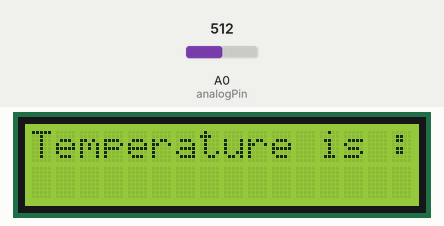
Recording of a sketch running on a simulated Arduino Uno, built with avr-gcc and run on an emulated ATmega328P. Parts: 16×2 character LCD. The test bench sets the inputs (shaded band); at power-on: A0 (analogPin) = 512. What the sketch prints to the serial monitor is not drawn.

Above: at 0.1 s.
At 2.6 s:
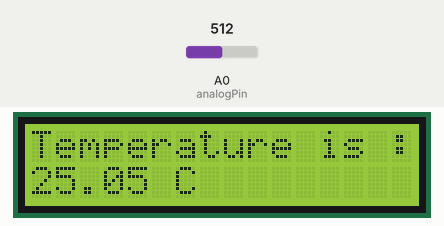

The sketch:

Arduino_code.ino
```cpp
// include the library code:
#include <LiquidCrystal.h>

// initialize the library by associating any needed LCD interface pin
// with the arduino pin number it is connected to
const int rs = 12, en = 11, d4 = 5, d5 = 4, d6 = 3, d7 = 2;
LiquidCrystal lcd(rs, en, d4, d5, d6, d7);


void getTemp(float * t)
{

  const int analogPin = 0; // replace 0 with analog pin
  const float invBeta = 1.00 / 3380.00;   // replace "Beta" with beta of thermistor

  const  float adcMax = 1023.00;
  const float invT0 = 1.00 / 298.15;   // room temp in Kelvin

  int adcVal, i, numSamples = 5;
  float  K, C, F;

  adcVal = 0;
  for (i = 0; i < numSamples; i++)
   {
     adcVal = adcVal + analogRead(analogPin);
     delay(100);
   }
  adcVal = adcVal/5;
  K = 1.00 / (invT0 + invBeta*(log ( adcMax / (float) adcVal - 1.00)));
  C = K - 273.15;                      // convert to Celsius
  F = ((9.0*C)/5.00) + 32.00;   // convert to Fahrenheit
  t[0] = K; t[1] = C; t[2] = F;
  return;
}

void setup()
{
//  analogReference(DEFAULT);
//  Serial.begin(9600);
   // initialize serial communication at 9600 bits per second:
  Serial.begin(9600);

  // set up the LCD's number of columns and rows:
  lcd.begin(16, 2);
  // Print a message to the LCD.
  lcd.print("Temperature is :");
}

void loop()
{
  float temp[3];
  getTemp(temp);

  Serial.print("Temperature is ");
  Serial.print(temp[1]);
  Serial.print(" deg. C ");

  delay(2000);
   lcd.setCursor(0, 1);
  // print the number of seconds since reset:

  lcd.print(temp[1]);
  lcd.print(" C");
  return;
}
```
